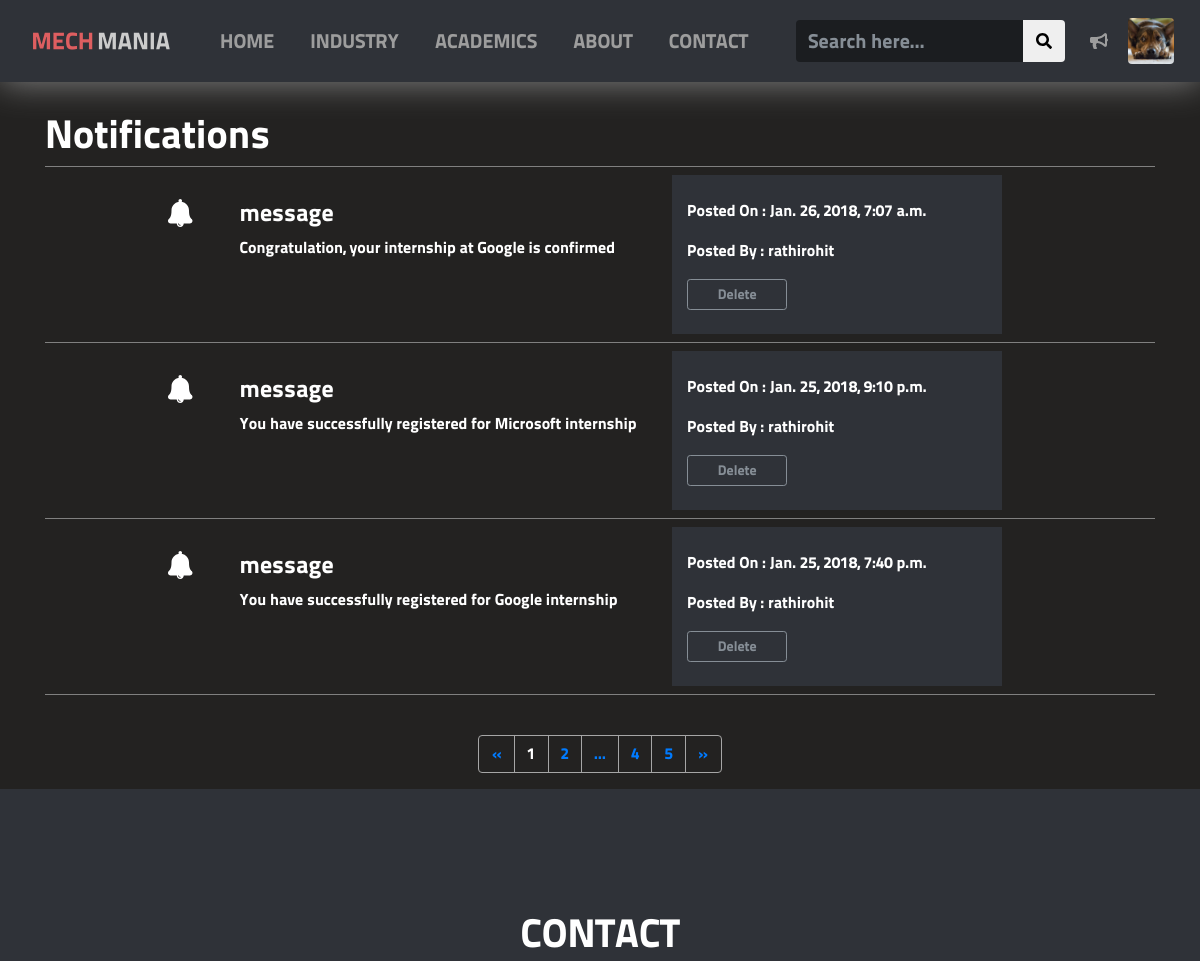
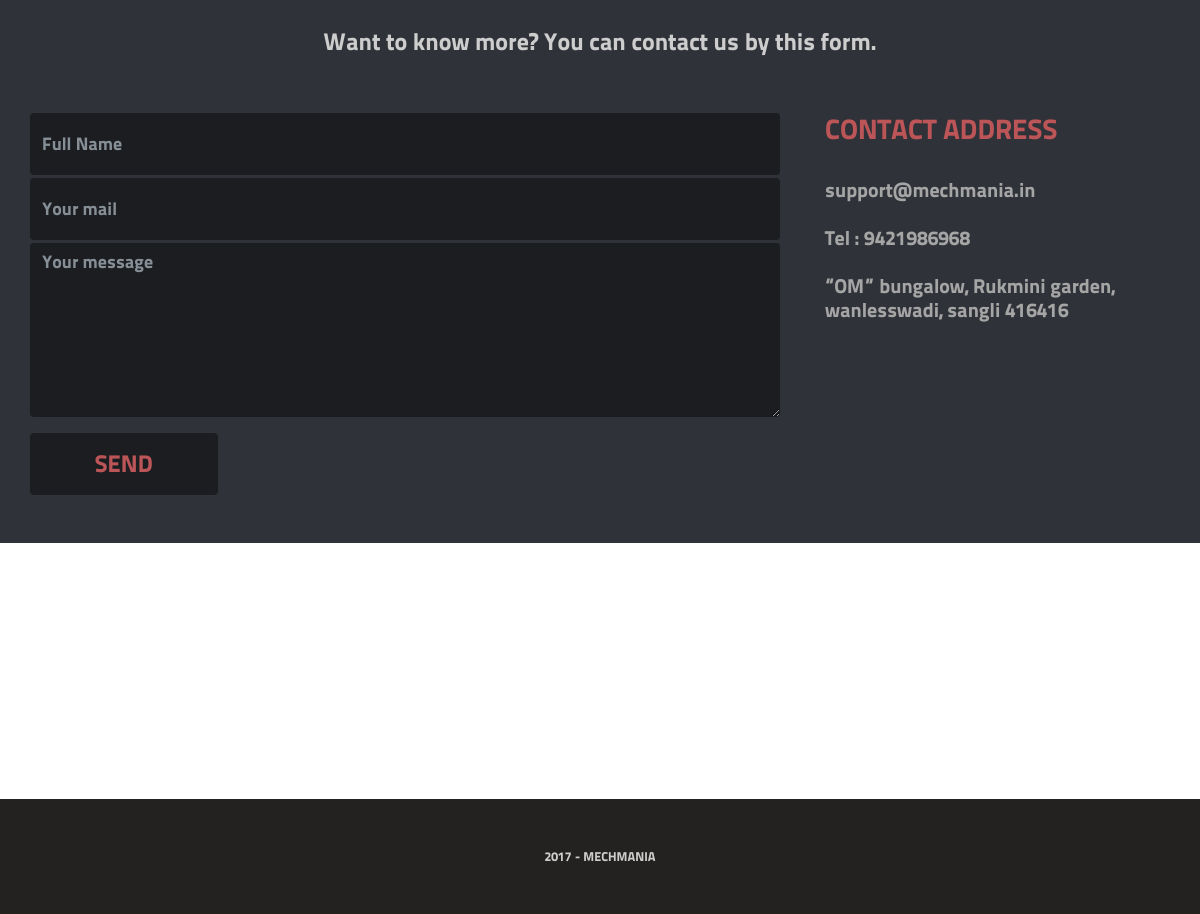
The app's page /notifications/ (signed in) with its own data (2 pictures, top to bottom).
### Accounts/models.py (models this page shows, shortened)
class Profile(models.Model):
    GENDER_CHOICES = (
        ('M', 'Male'),
        ('F', 'Female'),
        ('O', 'Other'),
    )
    user = models.OneToOneField(User, on_delete=models.CASCADE)
    email_confirmed = models.BooleanField(default=False)
    mobile_number = models.CharField(max_length=10, blank=False)
    birth_date=models.DateField(null=True, auto_now=False, auto_now_add=False)
    gender = models.CharField(max_length=1, choices=GENDER_CHOICES, default='M', blank=False)
    about = models.TextField(max_length=500, blank=True)
    address = models.TextField(max_length=500, blank=True)
    college_name = models.CharField(max_length=100, blank=True)
    branch = models.CharField(max_length=100, blank=True)
    is_applied_to_industrialVisit = models.IntegerField(default=0)
    is_applied_to_internship = models.IntegerField(default=0)
    is_admin = models.BooleanField(default=False)
    profile_picture = models.ImageField(upload_to='static/profile_pics/', null=True, blank=True)
    resume = models.FileField(upload_to="static/Resumes/", null=True, blank=True);

### notifications/models.py (models this page shows, shortened)
class Notice(models.Model):
    user = models.ForeignKey(Profile, on_delete = models.CASCADE)
    header = models.CharField(max_length = 1000)
    message = models.CharField(max_length = 5000, blank = False)
    link = models.CharField(max_length = 100, blank = True)
    is_read = models.BooleanField(default = False)
    timestamp = models.DateTimeField(default = timezone.now, db_index = True)
    def as_dict(self):
        rval = {}
        rval["label"] = "gen_notice"
        temp = {}
        temp["header"] = self.header
        temp["message"] = self.message
        temp["pk"] = self.pk
        rval["data"] = temp
        rval["timestamp"] = self.timestamp
        return rval

### mechmania/views.py (the view)
# urls.py: url(r'^notifications/$', views.notifications, name='notifications'),
def notifications(request):
	if request.user.is_authenticated():
		user = request.user.profile
		genNotices = get_message(user)
		print(genNotices)
		return render(request, 'notifications.html', {"notices":genNotices})
	else:
		messages.info(request, "Sorry nedd to log in first")
		return render(request, "index.html", {})

### internships/views.py (called while the page is built, shortened)
def notificationData(profile):
    x = RequestNotice.objects.filter(user=profile)
    data = []
    print(data)
    return data

### notifications/views.py (called while the page is built)
def get_message(user):
    genNotices = [a for a in Notice.objects.filter(user = user)]
    iv_request = notificationData(user)
    from project.views import projectNotificationData
    projects = projectNotificationData(user)
    messages = []
    for a in genNotices:
        messages.append(a.as_dict())
        a.is_read = True
        a.save(update_fields = ["is_read"])
    genNotices = messages + iv_request + projects
    messages = sorted(genNotices[:5], key=itemgetter("timestamp"), reverse=True)
    print (messages)
    return messages

### project/views.py (called while the page is built, shortened)
@login_required(login_url='/loginsignup.html')
def projectNotificationData(request):
    x=ProjectNotice.objects.filter(user=request.user.profile)
    data=[]
    print(data)
    return data

### templates/notifications.html (shortened to what this page needs)
<html>
	<head>
		{% load staticfiles %}
		<link id="fontsCSS" rel="stylesheet" type="text/css" href="{% static 'fonts/fonts.css' %}" />
		<link id="bsCSS" rel="stylesheet" type="text/css" href="{% static 'css/bootstrap.min.css' %}" />
		<link id="cusCSS" rel="stylesheet" type="text/css" href="{% static 'css/notifications.css' %}" />
	</head>
	<body class="custom-font" id="bootstrap-override-id">
		{% include "menubar.html" %}
		<section class="container col-md-12" style="background-color:#232221;">
			<div class="" href="#" >
					<h6 class="col-md-12" >Do you want to accept request?<br><br><small style="color:#737373;">10 day ago</small></h6>
				</div>
			 	<div class="col-md-12" href="#">
			 		<header class="page-title col-md-12">
			 			<h1 style="color:#ffffff;"><br>Notifications<br></h1>
			 		</header>
					<div class="col-md-12">
						<ul class="nopadding">
											<div class="dropdown-divider" style="border-color:#808080;"></div>
					{% for notice in notices %}
						{% if notice.label == "gen_notice" %}
										<div class="col-md-10 offset-md-1">
												<div class="row col-md-12"style="color:#ffffff;">
													<div class="col-md-1">
														<br>
														<h3><i class="fas fa-bell"></i></h3>
												  </div>
													<div class="col-md-6">
														<br>
														<h4>{{notice.data.header}}</h4>
														<p>{{notice.data.message}}</p>
												  </div>
													<div class="col-md-5" >
														<div class="col-md-12"style="background-color:#2f3238">
															<br>
															<p>Posted On : {{notice.timestamp}}</p>
															<p>Posted By : rathirohit</p>
															<button type="button"class="btn btn-outline-secondary btn-sm col-md-4"style="background-color:#2f3238" onclick="deleteNotice('gen_notice', {{notice.data.pk}})">Delete</button><br><br>
														</div>
													</div>
												</div>
											</div>
						{% endif %}
										<div class="dropdown-divider" style="border-color:#808080;"></div>
					{% endfor %}
							</ul>
							<br>
							<div class="col-md-12" id="notificationsPagination">
								<div class="col-md-12 d-flex">
									<ul class="pagination mx-auto" style="background-color:#232221;">
										<li class="page-item"><a class="page-link" href="/notifications/page/1"aria-label="Previous" style="background-color:#232221;border-color:#a6a6a6;"> <span aria-hidden="true">«</span></a></li>
										<li class="page-item active"><a class="page-link" href="/notifications/page/1"style="background-color:#232221;border-color:#a6a6a6;">1</a></li>
										<li class="page-item"><a class="page-link" href="/notifications/page/3"style="background-color:#232221;border-color:#a6a6a6;">2</a></li>
										<li class="page-item"><a class="page-link" href="#"style="background-color:#232221;border-color:#a6a6a6;">...</a></li>
										<li class="page-item"><a class="page-link" href="/notifications/page/4"style="background-color:#232221;border-color:#a6a6a6;">4</a></li>
										<li class="page-item"><a class="page-link" href="/notifications/page/5"style="background-color:#232221;border-color:#a6a6a6;">5</a></li>
										<li class="page-item"><a class="page-link" href="/notifications/page/5"aria-label="Next"style="background-color:#232221;border-color:#a6a6a6;"> <span aria-hidden="true">»</span></a></li>
									</ul><br>
								</div>
							</div>
					</div>
			 	</div>
		</section>
		{% include "contact.html" %}
	</body>
</html>

### templates/menubar.html (shortened to what this page needs)
{% load staticfiles %}
<nav class="custom-navbar navbar navbar-inverse navbar-expand-md fixed-top">
  <a class="navbar-brand" href="/">
    <img class="col-md-12" src="{% static 'images/logo.png' %}" alt="MechMania">
  </a>
  <div class="collapse navbar-collapse" id="navbarToggler">
    <ul class="navbar-nav mr-auto mt-2 mt-md-0">
      <li class="nav-item">
        <a class="smoothScroll nav-link custom-nav-button" href="/#home">HOME</a>
      </li>
      <li class="nav-item">
        <a class="smoothScroll nav-link custom-nav-button" href="/#industry">INDUSTRY</a>
      </li>
      <li class="nav-item">
        <a class="smoothScroll nav-link custom-nav-button" href="/#academics">ACADEMICS</a>
      </li>
      <li class="nav-item">
        <a class="smoothScroll nav-link custom-nav-button" href="/#about">ABOUT</a>
      </li>
      <li class="nav-item">
        <a class="smoothScroll nav-link custom-nav-button" href="/#contact">CONTACT</a>
      </li>
    </ul>
    <form class="form-inline my-2 my-lg-0 nomargin nopadding" action="/search">
      <div class="input-group col-md-12">
       <input name="query" type="text" class="menubar-custom-input form-control" placeholder="Search here..." required>
       <div class="input-group-btn">
         <button class="btn btn-default" type="submit" style="cursor:pointer;">
           <i class="fas fa-search"></i>
         </button>
       </div>
      </div>
    </form>
    {% if user.is_authenticated %}
      <div id="notiDropdown" class="dropdown show">
        <div id="dLabel" onclick= "fetchNotices()" role="button" style="padding:10px; color:#9d9d9d;" data-toggle="dropdown" data-target="self" href="#">
          <i class="fas fa-bullhorn"></i>
        </div>
      </div>
    {% endif %}
    {% if user.is_authenticated %}
      <div class="nav-item dropdown">
        <a class="nav-link dropdown-toggle custom-nav-button" style="padding:10px; cursor:pointer;" id="navbarDropdownMenuLink" data-toggle="dropdown" aria-haspopup="true" aria-expanded="false">
            {% if user.profile.profile_picture == null or user.profile.profile_picture == '' %}
              <img class="rounded" height="46px" src="{% static 'images/default_profile_female.jpg' %}" alt="Profile Picture">
            {% else %}
              <img class="rounded" height="46px" src="{% static request.user.profile.profile_picture %}" alt="Profile Picture">
            {% endif %}
        </a>
      </div>
    {% else %}
      <div class="navbar-nav navbar-right">
        <li class="nav-item" style="padding-left:10px;">
          <a class="nav-link custom-nav-button" style="padding-left:0; padding-right:0;" href="/loginsignup.html">Login/Signup <i class="fas fa-sign-in-alt"></i></a>
        </li>
      </div>
    {% endif %}
  </div>
</nav>

### templates/contact.html (shortened to what this page needs)
{% load staticfiles %}
<div id="contact" class="container col-md-12" style="background-color:#2f3238">
  <br><br><br><br><br>
  <div class="col-md-12 text-center" style="color:#ffffff"><h1>CONTACT</h1></div>
  <br>
  <div class="col-md-12 text-center" style="color:#cdcdcd"><h4>Want to know more? You can contact us by this form.</h4></div>
  <br><br>
  <div class="container col-md-12">
    <div class="row">
      <div class="container col-md-8">
        <div class="form-group" style="margin-bottom:0.2em">
          <input required type="text" class="form-control font-weight-bold contact-block-custom-input" id="myFullName" name="fullname" placeholder="Full Name">
        </div>
        <div class="form-group" style="margin-bottom:0.2em">
          <input required type="email" class="form-control font-weight-bold contact-block-custom-input" id="myMail" name="email" placeholder="Your mail">
        </div>
        <div class="form-group" style="margin-bottom:1em">
          <textarea required class="form-control font-weight-bold contact-block-custom-textarea" rows="6" id="myMessage" name="message" placeholder="Your message"></textarea>
        </div>
        <button type="submit" class="btn btn-primary col-md-3 font-weight-bold contact-block-custom-button" onclick="sendContactUs()">SEND</button>
      </div>
      <div class="container col-md-4">
        <div class="container col-md-12" style="color:#bb5557"><h3>CONTACT ADDRESS</h3></div>
        <br>
        <h5><div class="container col-md-12" style="color:rgb(165,165,165)">
          support@mechmania.in
          <br><br>
          Tel : 9421986968
          <br><br>
          “OM” bungalow, Rukmini garden, wanlesswadi, sangli 416416
        </div></h5>
      </div>
    </div>
    <br><br>
  </div>
</div>
<iframe class="col-md-12" style="padding:0em; height:16em" src="https://www.google.com/maps/embed?pb=!1m18!1m12!1m3!1d15274.459176864275!2d74.60376418695208!3d16.845455345512256!2m3!1f0!2f0!3f0!3m2!1i1024!2i768!4f13.1!3m3!1m2!1s0x3bc122870ab2ec23%3A0x467707a52abea79a!2sWalchand+College+of+Engineering!5e0!3m2!1sen!2sin!4v1498937704464" frameborder="0" style="border:0" allowfullscreen=""></iframe>
<div class="col-md-12 text-center align-middle" style="background-color:#232221; color:#cdcdcd">
  <br><br>
  <span class="small">2017 - MECHMANIA</span>
  <br><br><br>
</div>

### static/css/notifications.css (style rules this page uses)
.custom-font { font-family:'TitilliumText25L'; }
.nopadding { padding: 0; }
.nomargin { margin: 0; }
.contact-block-custom-input { font-size:1.125rem; line-height:50px; color:#cdcdcd; background-color:#1b1d20; border:none; }
.contact-block-custom-textarea { font-size:1.125rem; color:#cdcdcd; background-color:#1b1d20; border:none; }
.contact-block-custom-button { font-size:1.5rem; line-height:50px; background-color:#1b1d20; color:#bb5557; border:none; transition:1s; }
.navbar-nav > li { padding-left: 10px; padding-right: 10px; }
#bootstrap-override-id .custom-navbar { background-color: #2f3238; box-shadow: 0px 0px 35px #888888; }
#bootstrap-override-id .custom-nav-button { color: #9d9d9d; font-size: 1.25rem; -moz-transition: 1s; -webkit-transition: 1s; -o-transition: 1s; }
.dropdown-toggle::after { display:none }
.menubar-custom-input { font-size:1.25rem; color:#cdcdcd; background-color:#1b1d20; border:none; }

### records on screen
Notice: data.header "message", data.message "Congratulation, your internship at Google is confirmed", timestamp "Jan. 26, 2018, 7:07 a.m."
Notice: data.header "message", data.message "You have successfully registered for Microsoft internship", timestamp "Jan. 25, 2018, 9:10 p.m."
Notice: data.header "message", data.message "You have successfully registered for Google internship", timestamp "Jan. 25, 2018, 7:40 p.m."
